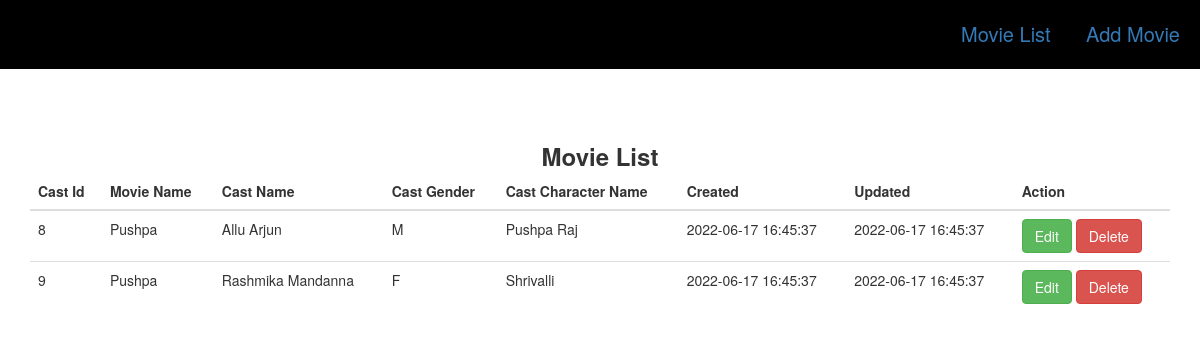
Page /cast.php?movieid=7 on the committed database.
### tables this page shows
CREATE TABLE `cast` (
  `id` int(11) NOT NULL,
  `movieid` int(11) NOT NULL,
  `castname` varchar(200) NOT NULL,
  `castgender` char(1) NOT NULL,
  `cast_char_name` varchar(200) NOT NULL,
  `created` datetime NOT NULL DEFAULT CURRENT_TIMESTAMP,
  `updated` datetime NOT NULL DEFAULT CURRENT_TIMESTAMP ON UPDATE CURRENT_TIMESTAMP
);

CREATE TABLE `movie` (
  `id` int(11) NOT NULL,
  `moviename` varchar(255) NOT NULL,
  `movieduration` time(3) NOT NULL,
  `created` datetime NOT NULL DEFAULT CURRENT_TIMESTAMP,
  `updated` datetime NOT NULL DEFAULT CURRENT_TIMESTAMP ON UPDATE CURRENT_TIMESTAMP
);

### cast.php (the view, shortened to what this page needs)
<?php
include 'config.php';
include 'header.php';
if (isset($_GET['movieid'])) {
    $movieid=$_GET['movieid'];
}else{
    header('location: moviedetails.php');
}
?>
<div class="container" style="margin-top: 70px;">
    <div class="row">
        <div class="col-md-12 col-lg-12 pl-0 ">
            <div class="card-body p-6 about-con pabout">
                <div class="card-title text-center mb-4" style="font-size: 24px;">
                    <b>Movie List</b>
                </div>
                <table class="table">
                    <thead>
                        <th>Cast Id</th>
                        <th>Movie Name</th>
                        <th>Cast Name</th>
                        <th>Cast Gender</th>
                        <th>Cast Character Name</th>
                        <th>Created</th>
                        <th>Updated</th>
                        <th>Action</th>
                    </thead>
                    <tbody>
                        <?php
                        $movie=mysqli_query($con,"Select c.*,m.moviename from cast as c left join movie as m on c.movieid=m.id where c.movieid='$movieid'");
                        if (mysqli_num_rows($movie)>0) {
                           while ($row=mysqli_fetch_assoc($movie)) {
                        ?>
                        <tr id="rowid<?php echo $row['id'];  ?>">
                            <td><?php echo $row['id'];  ?></td>
                            <td><?php echo $row['moviename'];  ?></td>
                            <td><?php echo $row['castname'];  ?></td>
                            <td><?php echo $row['castgender'];  ?></td>
                            <td><?php echo $row['cast_char_name'];  ?></td>
                            <td><?php echo $row['created'];  ?></td>
                            <td><?php echo $row['updated'];  ?></td>
                            <td>
                                <a href="castedit.php?castid=<?php echo $row['id'];  ?>">
                                    <button class="btn btn-success">Edit</button>
                                </a>
                                <button onclick="deltecast(<?php echo $row['id'];  ?>)" class="btn btn-danger">Delete</button>
                            </td>
                        </tr>
                        <?php } } ?>
                    </tbody>
                </table>
            </div>
        </div>
    </div>
</div>
<?php include 'footer.php'; ?>

### rows in the picture
cast: id "8", movieid.moviename "Pushpa", castname "Allu Arjun", castgender "M", cast_char_name "Pushpa Raj", created "2022-06-17 16:45:37", updated "2022-06-17 16:45:37"
cast: id "9", movieid.moviename "Pushpa", castname "Rashmika Mandanna", castgender "F", cast_char_name "Shrivalli", created "2022-06-17 16:45:37", updated "2022-06-17 16:45:37"
